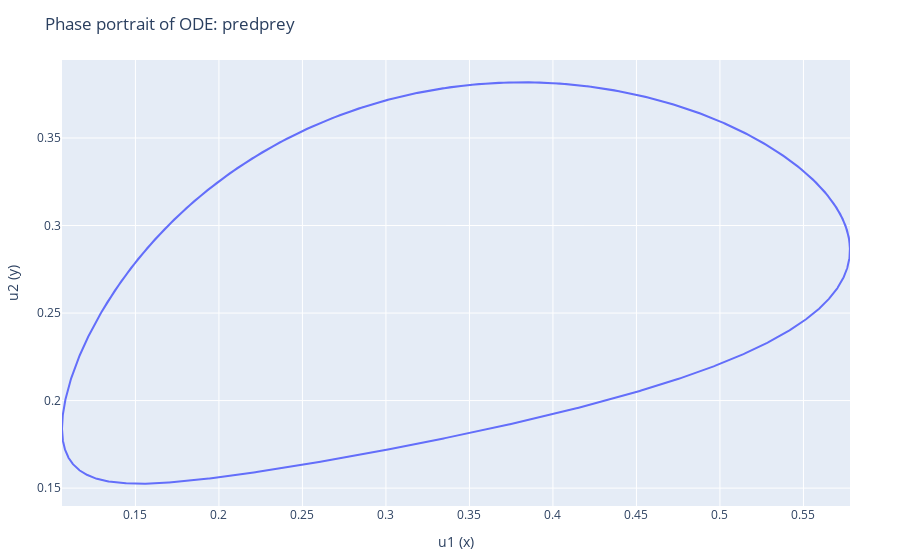

Notebook code for this chart:
### Markdown cell above
We can plot the phase portrait of the function using the first u0 as our initial condition:

### Code cell
plot_phase_portrait(predprey, u0, 0:0.01:30, ["u1 (x)" "u2 (y)"])

### Figure 1 — Plotly figure (JSON) as saved in the notebook; plotly's stock layout.template omitted (floating-point values rounded to 4 significant figures; data arrays with more than 128 entries replaced by an {"elided": "..."} marker saying what was removed)
{"data": [{"mode": "lines", "type": "scatter", "x": {"elided": "3001 float values"}, "y": {"elided": "3001 float values"}}], "layout": {"margin": {"b": 50, "l": 50, "r": 50, "t": 60}, "title": "Phase portrait of ODE: predprey", "xaxis": {"title": {"text": "u1 (x)"}}, "yaxis": {"title": {"text": "u2 (y)"}}}}
